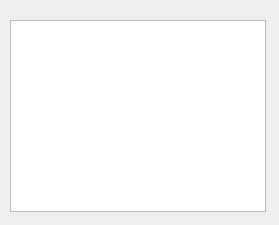
<?xml version="1.0" encoding="UTF-8"?>
<ui version="4.0">
 <class>Form</class>
 <widget class="QWidget" name="Form">
  <property name="geometry">
   <rect>
    <x>0</x>
    <y>0</y>
    <width>279</width>
    <height>225</height>
   </rect>
  </property>
  <property name="windowTitle">
   <string>Form</string>
  </property>
  <widget class="QListView" name="listView">
   <property name="geometry">
    <rect>
     <x>10</x>
     <y>20</y>
     <width>256</width>
     <height>192</height>
    </rect>
   </property>
  </widget>
 </widget>
 <resources/>
 <connections/>
</ui>
